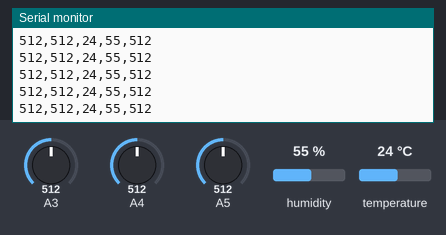
This sketch was run on a simulated Arduino Uno, built with avr-gcc and run on an emulated ATmega328P. Parts: the last lines printed to the serial monitor. The test bench sets the inputs (shaded band); at power-on: A3 = 512, A5 = 512, A4 = 512, humidity 55 %, temperature 24 °C.

Above: at 7.2 s.
7.3 s: A3 set to 105
At 7.9 s:
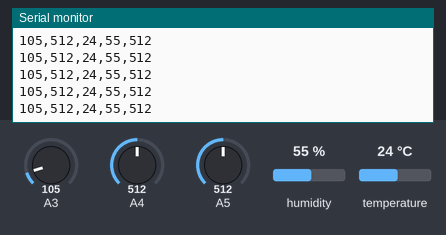
8.8 s: A3 set to 93
At 9.9 s:
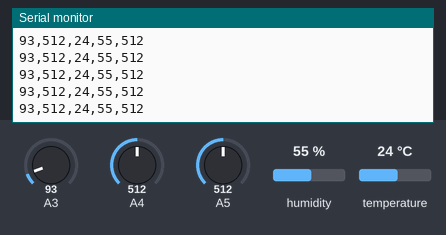
20.8 s: A5 set to 106
At 21.9 s:
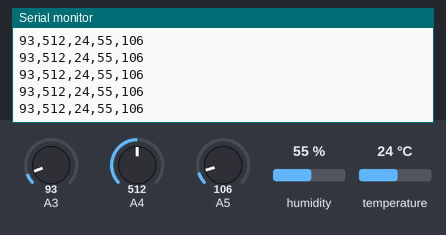
26.8 s: A5 set to 93
At 27.7 s:
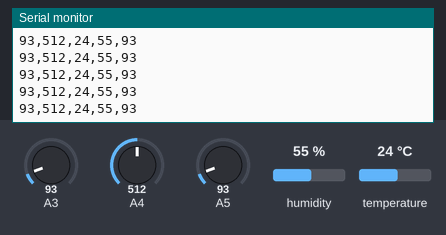
Timing chart, 0 to 29.3 s (numbered marks = the images above; inputs shaded):
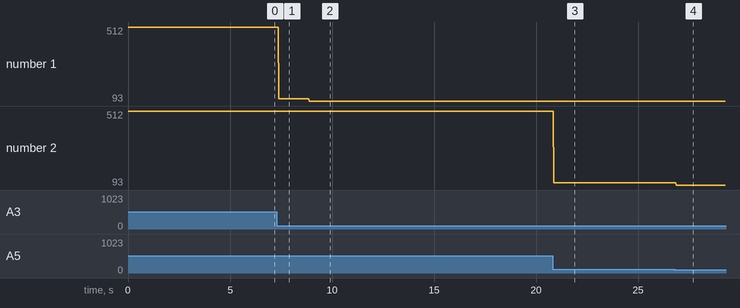

The sketch:

multisensores.ino
```cpp
#include <DHT.h>

  DHT dht(2,DHT11);

void setup() {
  // put your setup code here, to run once:
  //pinMode(A3, OUTPUT);
  Serial.begin(9600);
  dht.begin();
}

void loop() {
  // put your main code here, to run repeatedly:

  int temp;
  int hum;
  temp = dht.readTemperature();
  hum = dht.readHumidity();

  int mov = analogRead(A3);
  int piezo = analogRead(A4);
  int proxi = analogRead(A5);

  char text[40];
  sprintf(text, "%d,%d,%d,%d,%d", mov,piezo,temp,hum,proxi);

  Serial.println(text);
  delay (10);
}
```

Measured:
- after the input at 7.3 s, the serial monitor: prints a new line after 0.07 s (image 1)
- after the input at 8.8 s, the serial monitor: prints a new line after 0.08 s (image 2)
- after the input at 20.8 s, the serial monitor: prints a new line after 0.06 s (image 3)
- after the input at 26.8 s, the serial monitor: prints a new line after 0.07 s (image 4)
- plotted number 1: 512 → 105 after the input at 7.3 s, 105 → 93 after the input at 8.8 s
- plotted number 2: 512 → 106 after the input at 20.8 s
